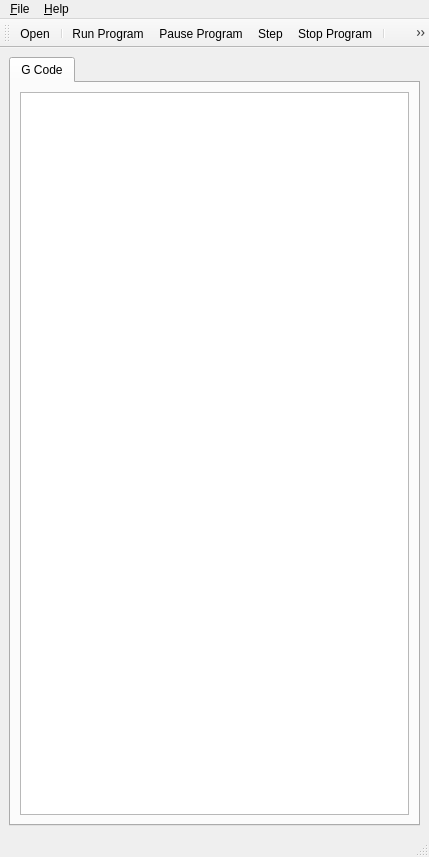
<?xml version="1.0" encoding="UTF-8"?>
<ui version="4.0">
 <class>QtMDI</class>
 <widget class="QMainWindow" name="QtMDI">
  <property name="geometry">
   <rect>
    <x>0</x>
    <y>0</y>
    <width>429</width>
    <height>857</height>
   </rect>
  </property>
  <property name="windowTitle">
   <string>QtMDI</string>
  </property>
  <widget class="QWidget" name="centralwidget">
   <layout class="QGridLayout" name="gridLayout_2">
    <item row="0" column="0">
     <widget class="QTabWidget" name="tabEdit">
      <property name="currentIndex">
       <number>0</number>
      </property>
      <widget class="QWidget" name="tabGCode">
       <attribute name="title">
        <string>G Code</string>
       </attribute>
       <layout class="QGridLayout" name="gridLayout">
        <item row="0" column="0">
         <widget class="CodeEditor" name="te_Code"/>
        </item>
       </layout>
      </widget>
     </widget>
    </item>
   </layout>
  </widget>
  <widget class="QMenuBar" name="menubar">
   <property name="geometry">
    <rect>
     <x>0</x>
     <y>0</y>
     <width>429</width>
     <height>23</height>
    </rect>
   </property>
   <widget class="QMenu" name="menuFile">
    <property name="title">
     <string>&amp;File</string>
    </property>
    <addaction name="actionOpen"/>
    <addaction name="actionRecentFiles"/>
    <addaction name="actionLoadLast"/>
    <addaction name="separator"/>
    <addaction name="actionExit"/>
    <addaction name="separator"/>
   </widget>
   <widget class="QMenu" name="menuHelp">
    <property name="title">
     <string>&amp;Help</string>
    </property>
    <addaction name="actionAboutQtMDI"/>
    <addaction name="actionAboutQt"/>
   </widget>
   <addaction name="menuFile"/>
   <addaction name="menuHelp"/>
  </widget>
  <widget class="QStatusBar" name="statusbar"/>
  <widget class="QToolBar" name="toolBar">
   <property name="windowTitle">
    <string>toolBar</string>
   </property>
   <property name="floatable">
    <bool>true</bool>
   </property>
   <attribute name="toolBarArea">
    <enum>TopToolBarArea</enum>
   </attribute>
   <attribute name="toolBarBreak">
    <bool>false</bool>
   </attribute>
   <addaction name="actionOpen"/>
   <addaction name="separator"/>
   <addaction name="actionRunProgram"/>
   <addaction name="actionPauseProgram"/>
   <addaction name="actionStep"/>
   <addaction name="actionStopProgram"/>
   <addaction name="separator"/>
   <addaction name="actionAboutQtMDI"/>
   <addaction name="actionAboutQt"/>
  </widget>
  <action name="actionExit">
   <property name="icon">
    <iconset resource="../../qtMDI/qtMDI.qrc">
     <normaloff>:/new/CNCicons/icons/exit.png</normaloff>:/new/CNCicons/icons/exit.png</iconset>
   </property>
   <property name="text">
    <string>Exit</string>
   </property>
   <property name="shortcut">
    <string>Ctrl+X</string>
   </property>
  </action>
  <action name="actionOpen">
   <property name="icon">
    <iconset resource="../../qtMDI/qtMDI.qrc">
     <normaloff>:/new/CNCicons/icons/fileopen.png</normaloff>:/new/CNCicons/icons/fileopen.png</iconset>
   </property>
   <property name="text">
    <string>Open</string>
   </property>
   <property name="toolTip">
    <string>Open (Ctrl+0)</string>
   </property>
   <property name="shortcut">
    <string>Ctrl+O</string>
   </property>
  </action>
  <action name="actionRecentFiles">
   <property name="text">
    <string>Recent Files</string>
   </property>
  </action>
  <action name="actionEdit">
   <property name="text">
    <string>Edit</string>
   </property>
  </action>
  <action name="actionReload">
   <property name="icon">
    <iconset resource="../../qtMDI/qtMDI.qrc">
     <normaloff>:/new/CNCicons/icons/reload.png</normaloff>:/new/CNCicons/icons/reload.png</iconset>
   </property>
   <property name="text">
    <string>Reload</string>
   </property>
   <property name="toolTip">
    <string>Reload (CTRL+R)</string>
   </property>
   <property name="shortcut">
    <string>Ctrl+R</string>
   </property>
  </action>
  <action name="actionProperties">
   <property name="icon">
    <iconset resource="../../qtMDI/qtMDI.qrc">
     <normaloff>:/new/CNCicons/icons/properties.png</normaloff>:/new/CNCicons/icons/properties.png</iconset>
   </property>
   <property name="text">
    <string>Properties</string>
   </property>
  </action>
  <action name="actionSaveAs">
   <property name="icon">
    <iconset resource="../../qtMDI/qtMDI.qrc">
     <normaloff>:/new/CNCicons/icons/filesaveas.png</normaloff>:/new/CNCicons/icons/filesaveas.png</iconset>
   </property>
   <property name="text">
    <string>Save As</string>
   </property>
   <property name="toolTip">
    <string>Save As (Ctrl + Shift + S)</string>
   </property>
   <property name="shortcut">
    <string>Ctrl+Shift+S</string>
   </property>
  </action>
  <action name="actionToolTable">
   <property name="icon">
    <iconset resource="../../qtMDI/qtMDI.qrc">
     <normaloff>:/new/CNCicons/icons/edit.png</normaloff>:/new/CNCicons/icons/edit.png</iconset>
   </property>
   <property name="text">
    <string>Edit Tool Table</string>
   </property>
   <property name="toolTip">
    <string>Edit Tool Table</string>
   </property>
  </action>
  <action name="actionReloadToolTable">
   <property name="text">
    <string>Reload Tool Table</string>
   </property>
  </action>
  <action name="actionToggleEstop">
   <property name="checkable">
    <bool>true</bool>
   </property>
   <property name="icon">
    <iconset resource="../../qtMDI/qtMDI.qrc">
     <normaloff>:/new/CNCicons/icons/estop.png</normaloff>:/new/CNCicons/icons/estop.png</iconset>
   </property>
   <property name="text">
    <string>Toggle ESTOP</string>
   </property>
   <property name="toolTip">
    <string>Toggle ESTOP (F1)</string>
   </property>
   <property name="shortcut">
    <string>F1</string>
   </property>
  </action>
  <action name="actionToggleMachineOn">
   <property name="checkable">
    <bool>true</bool>
   </property>
   <property name="icon">
    <iconset resource="../../qtMDI/qtMDI.qrc">
     <normaloff>:/new/CNCicons/icons/machine_toggle.png</normaloff>:/new/CNCicons/icons/machine_toggle.png</iconset>
   </property>
   <property name="text">
    <string>Toggle Machine ON</string>
   </property>
   <property name="toolTip">
    <string>Toggle Machine ON (F2)</string>
   </property>
   <property name="shortcut">
    <string>F2</string>
   </property>
  </action>
  <action name="actionRunProgram">
   <property name="checkable">
    <bool>true</bool>
   </property>
   <property name="icon">
    <iconset resource="../../qtMDI/qtMDI.qrc">
     <normaloff>:/new/CNCicons/icons/run_program.png</normaloff>:/new/CNCicons/icons/run_program.png</iconset>
   </property>
   <property name="text">
    <string>Run Program</string>
   </property>
   <property name="toolTip">
    <string>Run Program (R)</string>
   </property>
   <property name="shortcut">
    <string>R</string>
   </property>
  </action>
  <action name="actionPauseProgram">
   <property name="checkable">
    <bool>true</bool>
   </property>
   <property name="icon">
    <iconset resource="../../qtMDI/qtMDI.qrc">
     <normaloff>:/new/CNCicons/icons/pause_program.png</normaloff>:/new/CNCicons/icons/pause_program.png</iconset>
   </property>
   <property name="text">
    <string>Pause Program</string>
   </property>
   <property name="toolTip">
    <string>Pause Program (Space)</string>
   </property>
   <property name="shortcut">
    <string>Space</string>
   </property>
  </action>
  <action name="actionStopProgram">
   <property name="icon">
    <iconset resource="../../qtMDI/qtMDI.qrc">
     <normaloff>:/new/CNCicons/icons/stop_program.png</normaloff>:/new/CNCicons/icons/stop_program.png</iconset>
   </property>
   <property name="text">
    <string>Stop Program</string>
   </property>
   <property name="toolTip">
    <string>Stop Program (Esc)</string>
   </property>
   <property name="shortcut">
    <string>Esc</string>
   </property>
  </action>
  <action name="actionStep">
   <property name="icon">
    <iconset resource="../../qtMDI/qtMDI.qrc">
     <normaloff>:/new/CNCicons/icons/skip_program.png</normaloff>:/new/CNCicons/icons/skip_program.png</iconset>
   </property>
   <property name="text">
    <string>Step</string>
   </property>
   <property name="toolTip">
    <string>Step (S)</string>
   </property>
   <property name="shortcut">
    <string>S</string>
   </property>
  </action>
  <action name="actionAboutQtMDI">
   <property name="icon">
    <iconset resource="../../qtMDI/qtMDI.qrc">
     <normaloff>:/new/CNCicons/icons/help_about.png</normaloff>:/new/CNCicons/icons/help_about.png</iconset>
   </property>
   <property name="text">
    <string>About QtMDI</string>
   </property>
  </action>
  <action name="actionAboutQt">
   <property name="icon">
    <iconset resource="../../qtMDI/qtMDI.qrc">
     <normaloff>:/new/CNCicons/icons/Qt.png</normaloff>:/new/CNCicons/icons/Qt.png</iconset>
   </property>
   <property name="text">
    <string>About Qt</string>
   </property>
  </action>
  <action name="actionHome">
   <property name="icon">
    <iconset resource="../../qtMDI/qtMDI.qrc">
     <normaloff>:/new/CNCicons/icons/kfm_home.png</normaloff>:/new/CNCicons/icons/kfm_home.png</iconset>
   </property>
   <property name="text">
    <string>Home</string>
   </property>
   <property name="toolTip">
    <string>Home (Home)</string>
   </property>
   <property name="shortcut">
    <string>Home</string>
   </property>
  </action>
  <action name="actionLoadLast">
   <property name="text">
    <string>Load Last File</string>
   </property>
   <property name="shortcut">
    <string>Ctrl+L</string>
   </property>
  </action>
  <action name="actionOptionalStop">
   <property name="checkable">
    <bool>true</bool>
   </property>
   <property name="icon">
    <iconset resource="../../qtMDI/qtMDI.qrc">
     <normaloff>:/new/CNCicons/icons/optional.png</normaloff>:/new/CNCicons/icons/optional.png</iconset>
   </property>
   <property name="text">
    <string>Optional Stop</string>
   </property>
   <property name="toolTip">
    <string>Optional Stop</string>
   </property>
  </action>
  <action name="actionRun">
   <property name="text">
    <string>Run</string>
   </property>
  </action>
 </widget>
 <customwidgets>
  <customwidget>
   <class>CodeEditor</class>
   <extends>QPlainTextEdit</extends>
   <header>code_editor.h</header>
  </customwidget>
 </customwidgets>
 <resources>
  <include location="../../qtMDI/qtMDI.qrc"/>
 </resources>
 <connections/>
 <slots>
  <slot>onAxis(bool)</slot>
  <slot>onHome()</slot>
  <slot>onTouchOff()</slot>
  <slot>onJogMinus()</slot>
  <slot>onJogPlus()</slot>
  <slot>onCbJogMethod(int)</slot>
  <slot>onTabViewChanged(int)</slot>
  <slot>onTabControlChanged(int)</slot>
  <slot>onReturnMDICommand()</slot>
  <slot>onSelectFromMDIList(QListWidgetItem*)</slot>
  <slot>onMdiClear()</slot>
  <slot>onMdiCopy()</slot>
  <slot>onMdiPaste()</slot>
  <slot>onEdit()</slot>
  <slot>onGCodeChanged()</slot>
  <slot>onAbout()</slot>
  <slot>onJogOff()</slot>
  <slot>onJogSliderChanged(int)</slot>
  <slot>onEditToolTable()</slot>
  <slot>onFeedSliderChanged(int)</slot>
  <slot>onVelocitySliderChanged(int)</slot>
  <slot>onUnReHome()</slot>
  <slot>onResetDiameter()</slot>
 </slots>
</ui>
